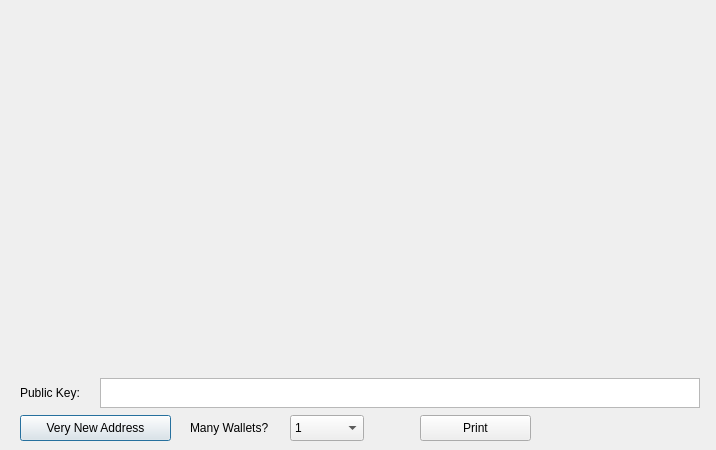
<?xml version="1.0" encoding="UTF-8"?>
<ui version="4.0">
 <class>PaperWalletDialog</class>
 <widget class="QDialog" name="PaperWalletDialog">
  <property name="geometry">
   <rect>
    <x>0</x>
    <y>0</y>
    <width>716</width>
    <height>450</height>
   </rect>
  </property>
  <property name="windowTitle">
   <string>Print Your Paper Wallets</string>
  </property>
  <widget class="QLabel" name="privateKeyQRCode">
   <property name="geometry">
    <rect>
     <x>524</x>
     <y>159</y>
     <width>149</width>
     <height>149</height>
    </rect>
   </property>
   <property name="text">
    <string/>
   </property>
   <property name="scaledContents">
    <bool>true</bool>
   </property>
  </widget>
  <widget class="QLabel" name="addressQRCode">
   <property name="geometry">
    <rect>
     <x>47</x>
     <y>86</y>
     <width>120</width>
     <height>120</height>
    </rect>
   </property>
   <property name="text">
    <string/>
   </property>
   <property name="scaledContents">
    <bool>true</bool>
   </property>
  </widget>
  <widget class="QPushButton" name="getNewAddress">
   <property name="geometry">
    <rect>
     <x>20</x>
     <y>415</y>
     <width>151</width>
     <height>26</height>
    </rect>
   </property>
   <property name="text">
    <string>Very New Address</string>
   </property>
   <property name="icon">
    <iconset resource="../fedoracoin.qrc">
     <normaloff>:/icons/add</normaloff>:/icons/add</iconset>
   </property>
  </widget>
  <widget class="QLabel" name="paperTemplate">
   <property name="geometry">
    <rect>
     <x>20</x>
     <y>10</y>
     <width>675</width>
     <height>362</height>
    </rect>
   </property>
   <property name="text">
    <string notr="true"/>
   </property>
   <property name="pixmap">
    <pixmap resource="../fedoracoin.qrc">:/images/paper_wallet</pixmap>
   </property>
  </widget>
  <widget class="VerticalLabel" name="addressText">
   <property name="geometry">
    <rect>
     <x>212</x>
     <y>20</y>
     <width>31</width>
     <height>341</height>
    </rect>
   </property>
   <property name="font">
    <font>
     <family>Monospace</family>
     <pointsize>12</pointsize>
     <weight>75</weight>
     <italic>false</italic>
     <bold>true</bold>
    </font>
   </property>
   <property name="text">
    <string/>
   </property>
   <property name="alignment">
    <set>Qt::AlignCenter</set>
   </property>
   <property name="textInteractionFlags">
    <set>Qt::TextSelectableByKeyboard|Qt::TextSelectableByMouse</set>
   </property>
  </widget>
  <widget class="VerticalLabel" name="privateKeyText">
   <property name="geometry">
    <rect>
     <x>500</x>
     <y>10</y>
     <width>31</width>
     <height>361</height>
    </rect>
   </property>
   <property name="font">
    <font>
     <family>Monospace</family>
     <pointsize>8</pointsize>
     <weight>50</weight>
     <italic>false</italic>
     <bold>false</bold>
    </font>
   </property>
   <property name="text">
    <string/>
   </property>
   <property name="scaledContents">
    <bool>true</bool>
   </property>
   <property name="alignment">
    <set>Qt::AlignCenter</set>
   </property>
   <property name="textInteractionFlags">
    <set>Qt::TextSelectableByKeyboard|Qt::TextSelectableByMouse</set>
   </property>
  </widget>
  <widget class="QPushButton" name="printButton">
   <property name="geometry">
    <rect>
     <x>420</x>
     <y>415</y>
     <width>111</width>
     <height>26</height>
    </rect>
   </property>
   <property name="text">
    <string>Print</string>
   </property>
   <property name="icon">
    <iconset resource="../fedoracoin.qrc">
     <normaloff>:/icons/receiving_addresses</normaloff>:/icons/receiving_addresses</iconset>
   </property>
  </widget>
  <widget class="QDialogButtonBox" name="buttonBox">
   <property name="geometry">
    <rect>
     <x>610</x>
     <y>415</y>
     <width>81</width>
     <height>26</height>
    </rect>
   </property>
   <property name="standardButtons">
    <set>QDialogButtonBox::NoButton</set>
   </property>
   <property name="centerButtons">
    <bool>true</bool>
   </property>
  </widget>
  <widget class="QLabel" name="label">
   <property name="geometry">
    <rect>
     <x>190</x>
     <y>415</y>
     <width>91</width>
     <height>26</height>
    </rect>
   </property>
   <property name="text">
    <string>Many Wallets?</string>
   </property>
  </widget>
  <widget class="QComboBox" name="walletCount">
   <property name="geometry">
    <rect>
     <x>290</x>
     <y>415</y>
     <width>74</width>
     <height>26</height>
    </rect>
   </property>
   <property name="editable">
    <bool>false</bool>
   </property>
   <item>
    <property name="text">
     <string>1</string>
    </property>
   </item>
   <item>
    <property name="text">
     <string>2</string>
    </property>
   </item>
   <item>
    <property name="text">
     <string>3</string>
    </property>
   </item>
   <item>
    <property name="text">
     <string>4</string>
    </property>
   </item>
   <item>
    <property name="text">
     <string>5</string>
    </property>
   </item>
   <item>
    <property name="text">
     <string>6</string>
    </property>
   </item>
   <item>
    <property name="text">
     <string>7</string>
    </property>
   </item>
   <item>
    <property name="text">
     <string>8</string>
    </property>
   </item>
   <item>
    <property name="text">
     <string>9</string>
    </property>
   </item>
   <item>
    <property name="text">
     <string>10</string>
    </property>
   </item>
   <item>
    <property name="text">
     <string>11</string>
    </property>
   </item>
   <item>
    <property name="text">
     <string>12</string>
    </property>
   </item>
  </widget>
  <widget class="QTextEdit" name="publicKey">
   <property name="geometry">
    <rect>
     <x>100</x>
     <y>378</y>
     <width>600</width>
     <height>30</height>
    </rect>
   </property>
   <property name="undoRedoEnabled">
    <bool>false</bool>
   </property>
   <property name="readOnly">
    <bool>true</bool>
   </property>
   <property name="html">
    <string>&lt;!DOCTYPE HTML PUBLIC &quot;-//W3C//DTD HTML 4.0//EN&quot; &quot;http://www.w3.org/TR/REC-html40/strict.dtd&quot;&gt;
&lt;html&gt;&lt;head&gt;&lt;meta name=&quot;qrichtext&quot; content=&quot;1&quot; /&gt;&lt;style type=&quot;text/css&quot;&gt;
p, li { white-space: pre-wrap; }
&lt;/style&gt;&lt;/head&gt;&lt;body style=&quot; font-family:'Sans Serif'; font-size:9pt; font-weight:400; font-style:normal;&quot;&gt;
&lt;p style=&quot;-qt-paragraph-type:empty; margin-top:0px; margin-bottom:0px; margin-left:0px; margin-right:0px; -qt-block-indent:0; text-indent:0px;&quot;&gt;&lt;br /&gt;&lt;/p&gt;&lt;/body&gt;&lt;/html&gt;</string>
   </property>
   <property name="acceptRichText">
    <bool>false</bool>
   </property>
  </widget>
  <widget class="QLabel" name="label_2">
   <property name="geometry">
    <rect>
     <x>20</x>
     <y>380</y>
     <width>91</width>
     <height>26</height>
    </rect>
   </property>
   <property name="text">
    <string>Public Key:</string>
   </property>
  </widget>
  <zorder>getNewAddress</zorder>
  <zorder>paperTemplate</zorder>
  <zorder>addressQRCode</zorder>
  <zorder>privateKeyQRCode</zorder>
  <zorder>addressText</zorder>
  <zorder>privateKeyText</zorder>
  <zorder>printButton</zorder>
  <zorder>buttonBox</zorder>
  <zorder>label</zorder>
  <zorder>walletCount</zorder>
  <zorder>publicKey</zorder>
  <zorder>label_2</zorder>
 </widget>
 <customwidgets>
  <customwidget>
   <class>VerticalLabel</class>
   <extends>QLabel</extends>
   <header>verticallabel.h</header>
  </customwidget>
 </customwidgets>
 <resources>
  <include location="../fedoracoin.qrc"/>
 </resources>
 <connections>
  <connection>
   <sender>buttonBox</sender>
   <signal>rejected()</signal>
   <receiver>PaperWalletDialog</receiver>
   <slot>close()</slot>
   <hints>
    <hint type="sourcelabel">
     <x>650</x>
     <y>408</y>
    </hint>
    <hint type="destinationlabel">
     <x>357</x>
     <y>214</y>
    </hint>
   </hints>
  </connection>
 </connections>
</ui>
